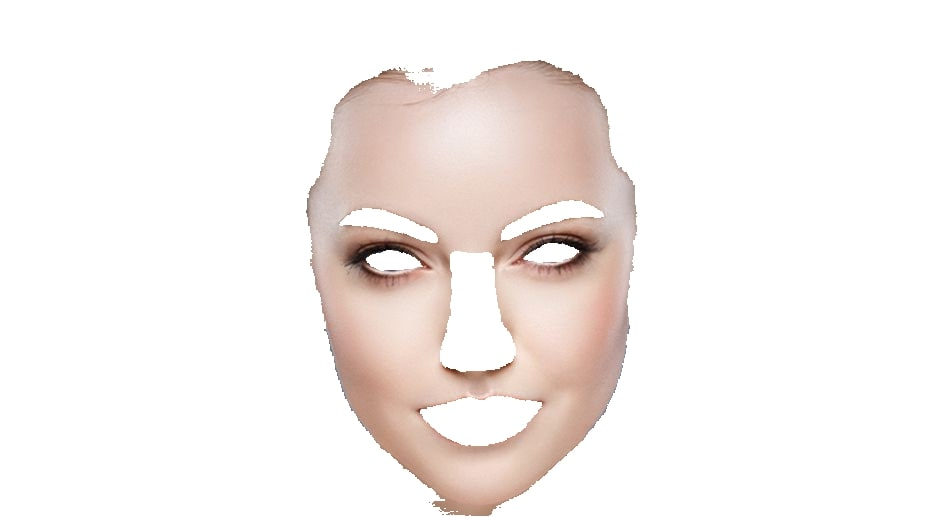
#> input picture Segmentation/alibabacloud_sample/imageJPG/skin.jpg, 926 x 517 px
$ python XDoG.py
#> lines starting #> are read from the running program, lines starting #| are printed output that depends on the picture; after the words box and inside, x2 and y2 are one past the last pixel; in counts of white or black regions, pixels touching at a corner belong together
#!/usr/bin/env python
# -*- coding: utf-8 -*-

import numpy as np
import cv2 as cv


def XDoG_filter(image,
                kernel_size=0,
                sigma=1.4,
                k_sigma=1.6,
                epsilon=0,
                phi=10,
                gamma=0.98):
    epsilon /= 255
    dog = DoG_filter(image, kernel_size, sigma, k_sigma, gamma)
    dog /= dog.max()
    e = 1 + np.tanh(phi * (dog - epsilon))
    e[e >= 1] = 1
    return e.astype('uint8') * 255


def DoG_filter(image, kernel_size=0, sigma=1.4, k_sigma=1.6, gamma=1):

    g1 = cv.GaussianBlur(image, (kernel_size, kernel_size), sigma)
    g2 = cv.GaussianBlur(image, (kernel_size, kernel_size), sigma * k_sigma)
    return g1 - gamma * g2


if __name__ == '__main__':
    sample_image = cv.imread('./imageJPG/skin.jpg')
#> sample_image is the input picture: shape (517, 926, 3); mean B, G, R 237.6, 240.1, 246.1
    gray_image = cv.cvtColor(sample_image, cv.COLOR_BGR2GRAY)
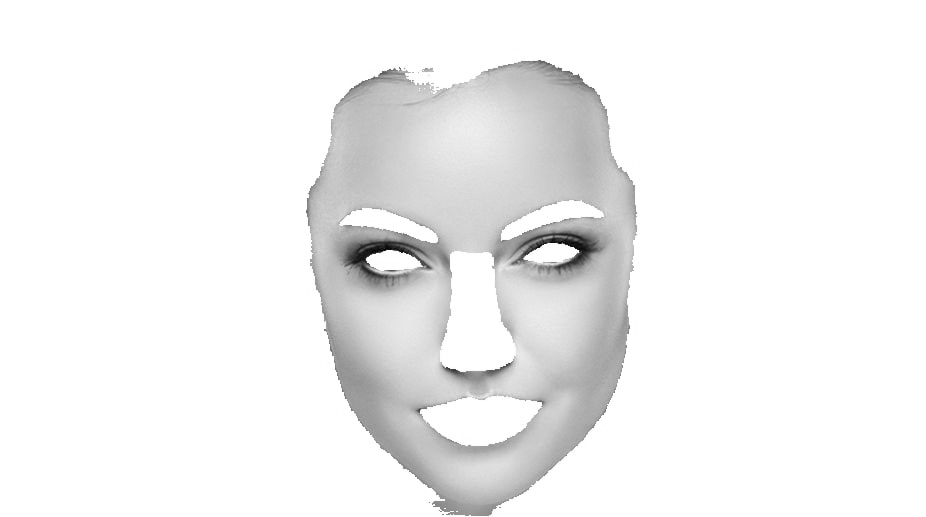
#> gray_image: shape (517, 926); min 0, max 255, mean 241.6

    result_image = XDoG_filter(gray_image)
#> in DoG_filter, `return g1 - gamma * g2`:
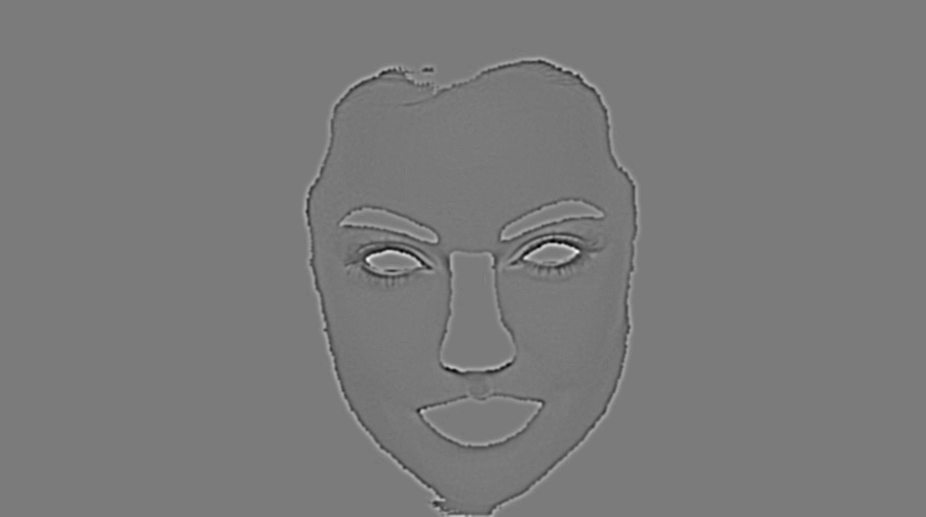
#> returned value: shape (517, 926) float64; min -33.16, max 45.56, mean 4.8; drawn with min black and max white
#> in XDoG_filter, `e = 1 + np.tanh(phi * (dog - epsilon))`:
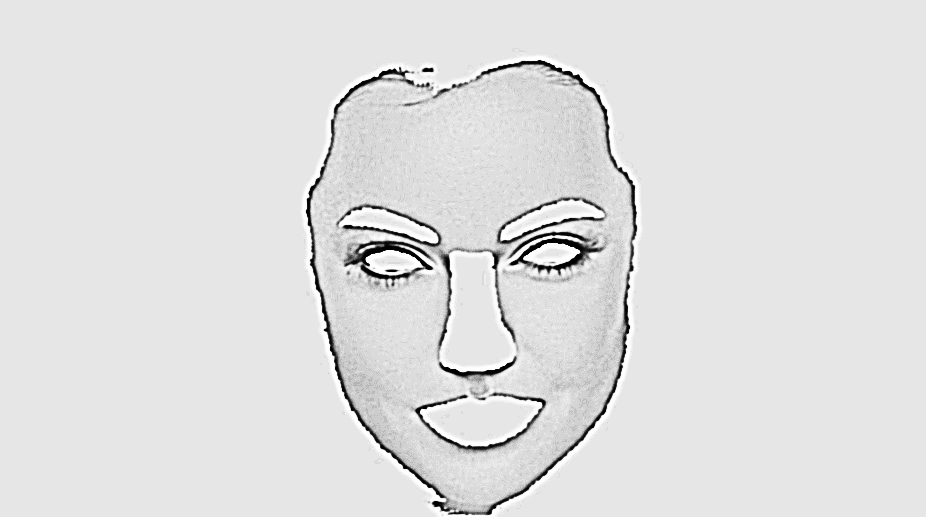
#> e: shape (517, 926) float64; min 9.53e-07, max 2, mean 1.76; drawn with min black and max white
#> in XDoG_filter, `e[e >= 1] = 1`:
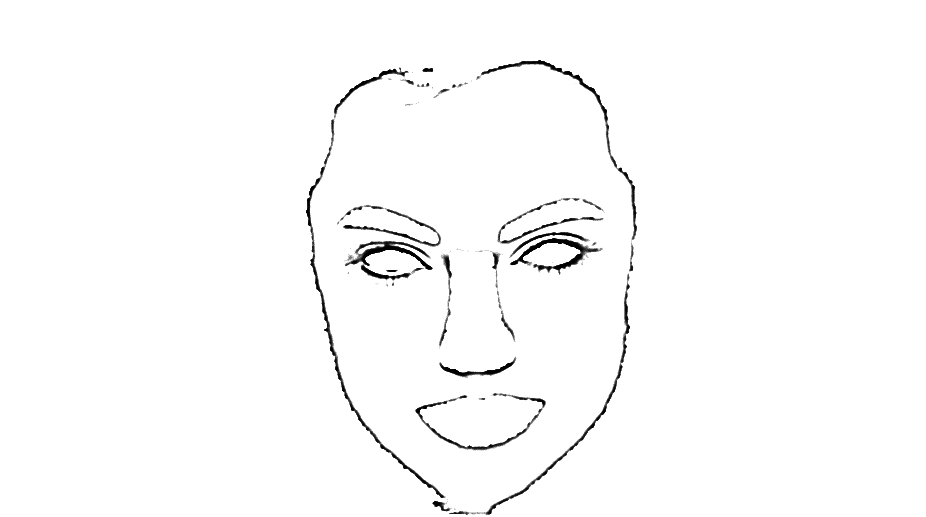
#> e: shape (517, 926) float64; min 9.53e-07, max 1, mean 0.986
#> in XDoG_filter, `return e.astype('uint8') * 255`:
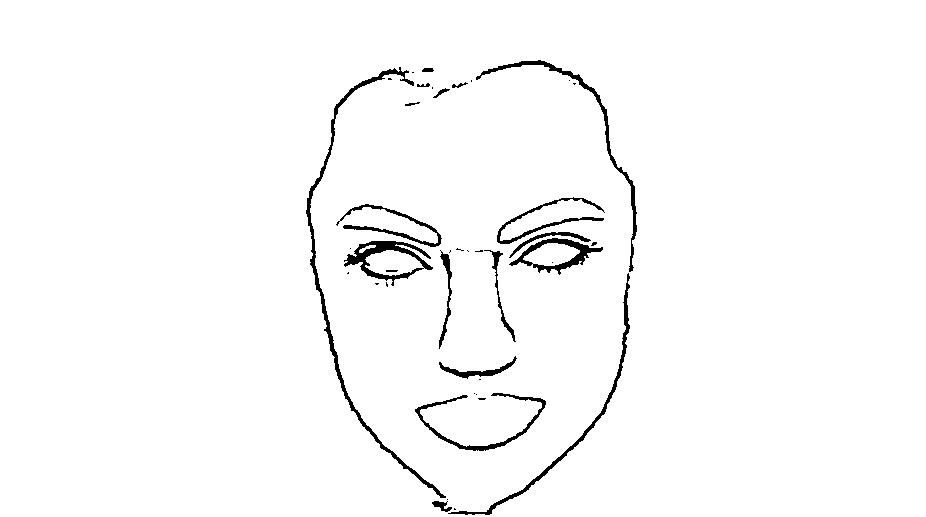
#> returned value: shape (517, 926); 97.8% white; 41 black regions (22 under 20 px), largest, box (x1, y1, x2, y2) and area: (306, 67, 446, 498) 2007, (344, 241, 433, 286) 1167, (476, 60, 637, 272) 1164
    print(result_image)
#> (printed output is left out)
    # cv.imshow('Before', sample_image)
    cv.imshow('After', result_image)
    cv.waitKey(-1)
